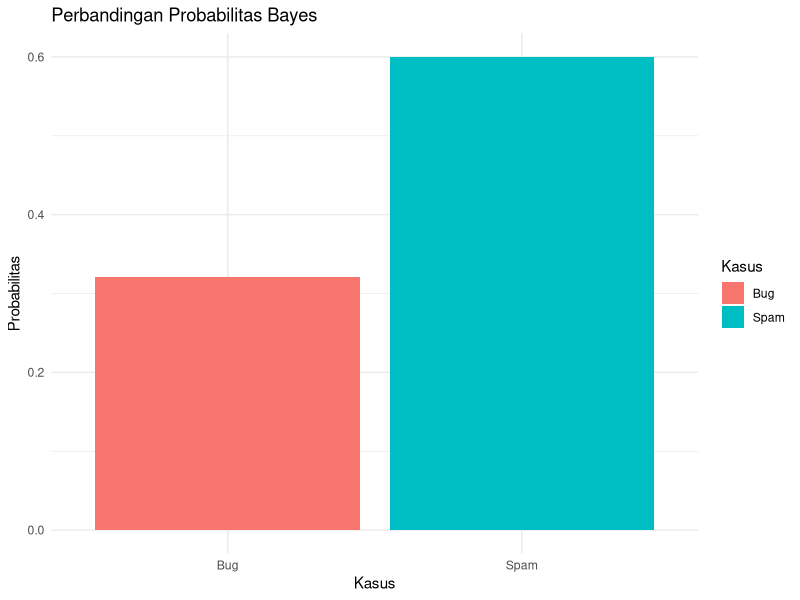

The R source for this figure:
############################################################
# 📌 STUDI KASUS PROBABILITAS BAYES (BUG & SPAM)
# Penulis: Misael Christopher Haryanto
# Tujuan: Menghitung probabilitas bersyarat menggunakan Teorema Bayes
############################################################

###############################
# 🔥 KASUS 1: DETEKSI BUG
###############################

# Probabilitas awal (prior)
p_bug <- 0.05                 # 5% modul mengandung bug
p_tidak_bug <- 1 - p_bug      # 95% tidak ada bug

# Probabilitas deteksi
p_deteksi_jika_bug <- 0.90    # jika ada bug, sistem benar 90%
p_deteksi_jika_tidak <- 0.10  # jika tidak ada bug, false alarm 10%

# -------------------------------------------
# 📌 HITUNG TOTAL PROBABILITAS TERDETEKSI
# Rumus:
# P(Terdeteksi) = P(Terdeteksi|Bug)*P(Bug) + 
#                 P(Terdeteksi|TidakBug)*P(TidakBug)
# -------------------------------------------

p_terdeteksi <- (p_deteksi_jika_bug * p_bug) +
                (p_deteksi_jika_tidak * p_tidak_bug)

# -------------------------------------------
# 📌 HITUNG PROBABILITAS BAYES
# P(Bug | Terdeteksi)
# -------------------------------------------

p_bug_given_terdeteksi <- (p_deteksi_jika_bug * p_bug) / p_terdeteksi

# -------------------------------------------
# 📊 OUTPUT HASIL
# -------------------------------------------

cat("===== HASIL KASUS BUG =====\n")
cat("Probabilitas Bug jika Terdeteksi = ", p_bug_given_terdeteksi, "\n")
cat("Dalam persen = ", p_bug_given_terdeteksi * 100, "%\n\n")



###############################
# 🔥 KASUS 2: DETEKSI SPAM
###############################

# Probabilitas awal
p_spam <- 0.20                 # 20% email adalah spam
p_bukan_spam <- 1 - p_spam     # 80% bukan spam

# Probabilitas deteksi
p_deteksi_spam <- 0.90         # jika spam, benar 90%
p_false_positive <- 0.15       # jika bukan spam, salah deteksi 15%

# -------------------------------------------
# 📌 HITUNG TOTAL TERDETEKSI
# -------------------------------------------

p_terdeteksi_spam <- (p_deteksi_spam * p_spam) +
                     (p_false_positive * p_bukan_spam)

# -------------------------------------------
# 📌 HITUNG BAYES
# P(Spam | Terdeteksi)
# -------------------------------------------

p_spam_given_detected <- (p_deteksi_spam * p_spam) / p_terdeteksi_spam

# -------------------------------------------
# 📊 OUTPUT HASIL
# -------------------------------------------

cat("===== HASIL KASUS SPAM =====\n")
cat("Probabilitas Spam jika Terdeteksi = ", p_spam_given_detected, "\n")
cat("Dalam persen = ", p_spam_given_detected * 100, "%\n\n")



###############################
# 🔥 VISUALISASI (OPTIONAL - BIAR KEREN 🔥)
###############################

# Install ggplot2 jika belum ada
if(!require(ggplot2)){
  install.packages("ggplot2")
  library(ggplot2)
}

# Data untuk visualisasi
data_hasil <- data.frame(
  Kasus = c("Bug", "Spam"),
  Probabilitas = c(p_bug_given_terdeteksi, p_spam_given_detected)
)

# Plot bar chart
ggplot(data_hasil, aes(x=Kasus, y=Probabilitas, fill=Kasus)) +
  geom_bar(stat="identity") +
  labs(
    title="Perbandingan Probabilitas Bayes",
    y="Probabilitas",
    x="Kasus"
  ) +
  theme_minimal()



###############################
# 🔥 SIMULASI (BIAR MAKIN PAHAM 🔥🔥)
###############################

# Simulasi 10000 data untuk kasus bug
set.seed(123)

n <- 10000

# Generate apakah bug atau tidak
bug <- sample(c("Bug","Tidak"), n, replace=TRUE, prob=c(0.05, 0.95))

# Simulasi deteksi sistem
deteksi <- ifelse(
  bug == "Bug",
  sample(c("Terdeteksi","Tidak"), n, replace=TRUE, prob=c(0.9,0.1)),
  sample(c("Terdeteksi","Tidak"), n, replace=TRUE, prob=c(0.1,0.9))
)

# Gabungkan data
simulasi <- data.frame(bug, deteksi)

# Hitung probabilitas empiris
hasil_simulasi <- sum(simulasi$bug == "Bug" & simulasi$deteksi == "Terdeteksi") /
                  sum(simulasi$deteksi == "Terdeteksi")

cat("===== HASIL SIMULASI BUG =====\n")
cat("Probabilitas (Simulasi) = ", hasil_simulasi, "\n")
